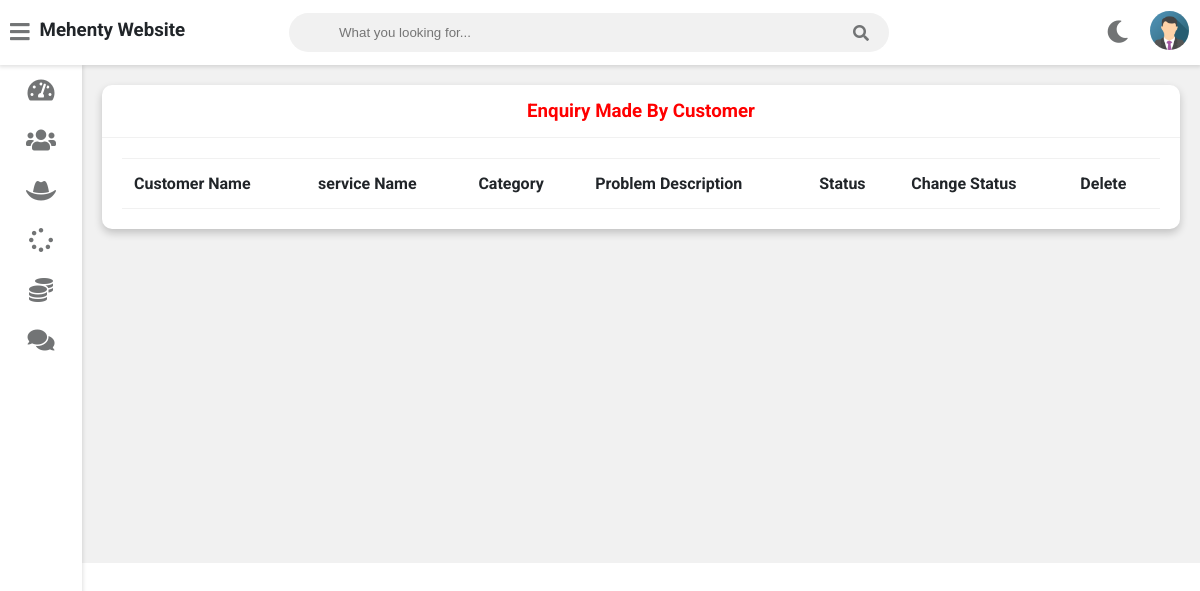
/admin-view-request (signed in), run on an earlier commit of the app's database.
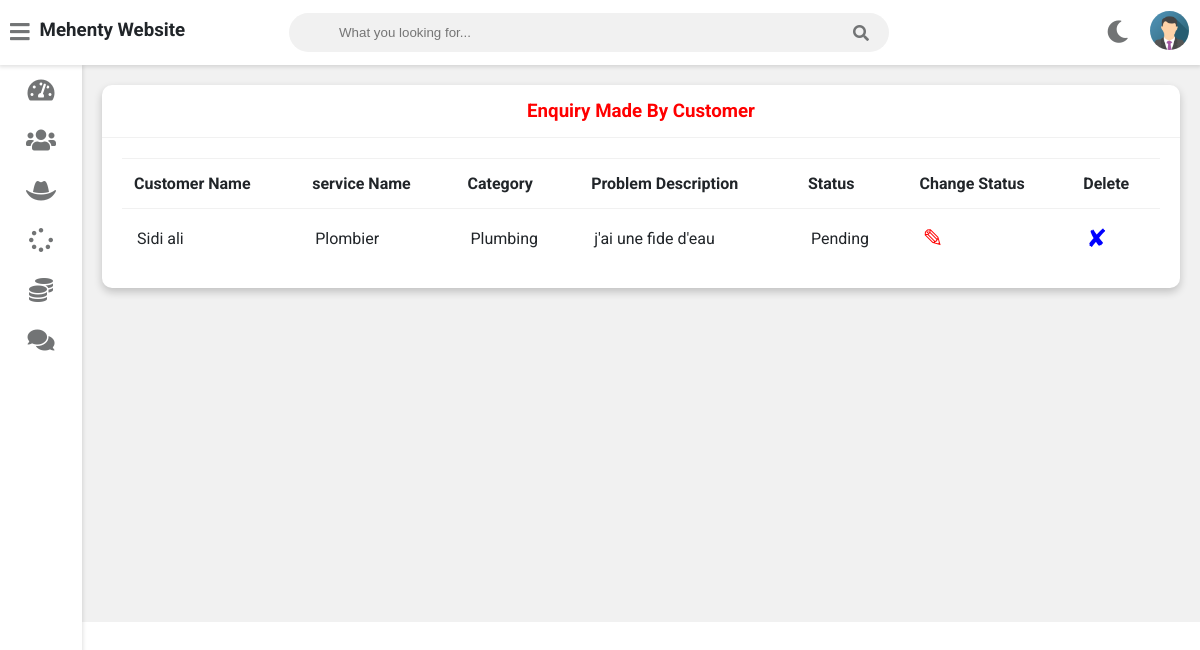
And on a later commit of the database.
### service/models.py (models this page shows, shortened)
class Customer(models.Model):
    user=models.OneToOneField(User,on_delete=models.CASCADE)
    profile_pic= models.ImageField(upload_to='profile_pic/CustomerProfilePic/',null=True,blank=True)
    address = models.CharField(max_length=40)
    mobile = models.CharField(max_length=20,null=False)
    @property
    def get_name(self):
        return self.user.first_name+" "+self.user.last_name

class Request(models.Model):
    cat=(('Plumbing', 'Plumbing'),('Electricity', 'Electricity'),('Painting', 'Painting'),('Carpentry', 'Carpentry'))
    category=models.CharField(max_length=50,choices=cat)
    service_no=models.PositiveIntegerField(null=False)
    service_name = models.CharField(max_length=40,null=False)
    problem_description = models.CharField(max_length=500,null=False)
    date=models.DateField(auto_now=True)
    cost=models.PositiveIntegerField(null=True)
    customer=models.ForeignKey('Customer', on_delete=models.CASCADE,null=True)
    Technician=models.ForeignKey('Technician',on_delete=models.CASCADE,null=True)
    stat=(('Pending','Pending'),('Approved','Approved'),('Repairing','Repairing'),('Repairing Done','Repairing Done'),('Released','Released'))
    status=models.CharField(max_length=50,choices=stat,default='Pending',null=True)

### service/views.py (the view)
# urls.py: path('admin-view-request',views.admin_view_request_view,name='admin-view-request'),
@login_required(login_url='adminlogin')
def admin_view_request_view(request):
    enquiry=models.Request.objects.all().order_by('-id')
    customers=[]
    for enq in enquiry:
        customer=models.Customer.objects.get(id=enq.customer_id)
        customers.append(customer)
    return render(request,'service/admin_view_request.html',{'data':zip(customers,enquiry)})

### templates/service/admin_view_request.html
{% extends 'service/adminbase.html' %}
{% block content %}
	<div class="wrapper">
		<div class="row">
			<div class="col-12 col-m-12 col-sm-12">
				<div class="card">
					<div class="card-header">
						<h3 style="color:red; text-align:center" >Enquiry Made By Customer
						</h3>
					</div>
					<div class="card-content">
						<table>
							<thead>
                <tr>
                  <th>Customer Name</th>
                  <th>service Name</th>
                  <th>Category</th>
                  <th>Problem Description</th>
                  <th>Status</th>
                  <th>Change Status</th>
                  <th>Delete</th>
                </tr>
							</thead>
							<tbody>
                {% for c,r in data %}
                <tr>
                  <td> {{c.get_name}}</td>
                  <td> {{r.service_name}}</td>
                  <td>{{r.category}}</td>
                  <td>{{r.problem_description}}</td>
                  <td>{{r.status}}</td>
                  <td><a  style="color:red; text-decoration:none;font-size:25px;" href="{% url 'change-status' r.id  %}">&#9998;</a></td>
                  <td><a style="color:blue; text-decoration:none;font-size:25px;"href="{% url 'admin-delete-request' r.id  %}">&#10008;</a></td>
                </tr>
                {% endfor %}
							</tbody>
						</table>
					</div>
				</div>
			</div>
		</div>
<br><br><br><br><br><br><br><br><br><br><br><br><br><br><br><br>
	</div>
{% endblock content %}

What changed in the data, as far as the page shows it:
added Customer: get_name "Sidi ali", service_name "Plombier", category "Plumbing", problem_description "j'ai une fide d'eau", status "Pending"
